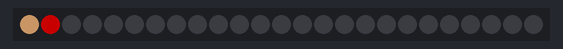
Recording of a program running on a simulated ESP32. Parts: 25 RGB LEDs in strip order, left to right. Dim RGB values are drawn brighter than linear.

Above: at 0.3 s.
At 1.5 s:
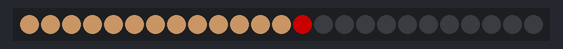
At 2.9 s:
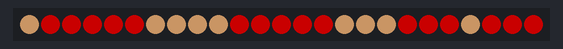
At 3.7 s:
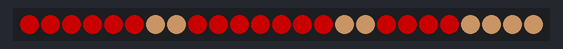
At 5.7 s:
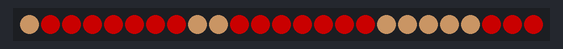
At 8.0 s:
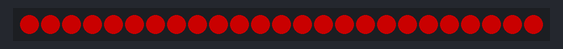

The program:

main.cpp
```cpp
/*
 * Hello! This code is written to control the Enschede Lights Up signaling system.
 * There are a number of things you need to configure. These are listed below this comment.
 *
 *
 * LED Layout
 *  ___________________________________
 *  [9] [10] [11] [12] [13] [14] [15]
 *  ▔▔\      \▔▔▔▔▔ /      /▔▔
 *       \ [08] \        / [16] /
 *  ______\      \______/      /_______
 *  [18] [19] [20] [21] [22] [23] [24]
 *   ▔▔▔/      /▔▔▔\      \▔▔▔▔
 *       / [17] /        \ [07] \
 *  ____/      /__________\      \_____
 *  [00] [01] [02] [03] [04] [05] [06]
 *  ▔▔▔▔▔▔▔▔▔▔▔▔▔▔▔▔▔▔▔▔
 *
 *  Changelog v0.9
 *  Added graphic to clarify LED numbering
 *  Added boot sequence to confirm correct installation of LEDs
 *
 *  Enschede Lights Up Signaling V0.9 by Daniël Vegter is marked with CC0 1.0
 */

#include <Arduino.h>
#include <FastLED.h>

#define DATA_PIN 4 // GPIO pin connected to the LED data line
#define ARROWRIGHT // Choose between CROSS, ARROWLEFT, ARROWRIGHT
#define ARROWV2
#define LEDBRIGHTNESS 40 // LED brightness from 0 to 100

unsigned long previousArrowAnim = 0;
unsigned long interval = 0;
int arrowState; // 0 = no arrow, 1 = animation in, 2 = arrow visible, 3 = animation out

#define NUM_LEDS 25 // Number of LEDs in your strip

// #define SIMULATOR

#define arrowInAnimationTime 300  // Arrow in-animation time in milliseconds
#define arrowOutAnimationTime 300 // Arrow out-animation time in milliseconds
#define crossInAnimationTime 500  // Cross in-animation time in milliseconds
#define crossOutAnimationTime 500 // Cross out-animation time in milliseconds
#define offTime 1000              // Time in milliseconds the signal stays off
#define onTime 2000               // Time in milliseconds the signal stays on

int crossLeds[] = {9, 15, 8, 16, 21, 17, 7, 0, 6};
#ifdef ARROWV2
int rightArrowLeds[] = {9, 8, 21, 17, 0, 20, 19, 18};
int leftArrowLeds[] = {15, 6, 7, 16, 21, 22, 23, 24};
#endif
#ifndef ARROWV2
int leftArrowLeds[] = {19, 8, 17, 20, 21, 22, 23, 24, 11, 2};
int rightArrowLeds[] = {18, 19, 20, 21, 22, 23, 16, 7, 13, 4};
#endif

CRGB leds[NUM_LEDS];
CRGB fadeColor;
CRGB warmWhite = 0xffBF7F; // Warm white color
CRGB red = 0xFF0000;      // Red color

void drawArrow();
void arrowTimer();
void bootSequence();
void fillRed();

void setup()
{
#ifndef SIMULATOR
  FastLED.addLeds<UCS2903, DATA_PIN, RGB>(leds, NUM_LEDS);
#endif
#ifdef SIMULATOR
  FastLED.addLeds<NEOPIXEL, DATA_PIN>(leds, NUM_LEDS); // GRB ordering is assumed
#endif

  FastLED.setBrightness(LEDBRIGHTNESS * 255 / 100);

  bootSequence();
}

void loop()
{
  arrowTimer();
}

void bootSequence()
{
  // Test all LEDs individually with red, then turn them warm white
  for (int i = 0; i < NUM_LEDS + 1; i++)
  {
    leds[i] = 0xff0000; // Red
    delay(100);
    FastLED.show();
    leds[i] = warmWhite;
  }

  fillRed();
  delay(250);

  // Test cross pattern
  for (unsigned long i = 0; i < sizeof(crossLeds) / sizeof(int); i++)
  {
    leds[crossLeds[i]] = warmWhite;
  }

  FastLED.show();
  delay(500);
  fillRed();
  delay(250);

  // Test left arrow pattern
  for (unsigned long i = 0; i < sizeof(leftArrowLeds) / sizeof(int); i++)
  {
    leds[leftArrowLeds[i]] = warmWhite;
  }

  FastLED.show();
  delay(500);
  fillRed();
  delay(250);

  // Test right arrow pattern
  for (unsigned long i = 0; i < sizeof(rightArrowLeds) / sizeof(int); i++)
  {
    leds[rightArrowLeds[i]] = warmWhite;
  }

  FastLED.show();
  delay(500);
  fillRed();
  delay(250);
}

void fillRed()
{
  for (int i = 0; i < NUM_LEDS; i++)
  {
    leds[i] = red;
  }
  FastLED.show();
}

void arrowTimer()
{
  if (millis() - previousArrowAnim > offTime)
  { // Arrow or cross has been off for the specified time
    drawArrow();
    previousArrowAnim = millis();
  }
}

void drawArrow()
{
#ifdef CROSS
  // Display cross pattern
  for (unsigned long i = 0; i < sizeof(crossLeds) / sizeof(int); i++)
  {
    leds[crossLeds[i]] = warmWhite;
  }
  delay(onTime);
  previousArrowAnim = millis();

  fillRed();
  previousArrowAnim = millis();
#endif
#ifndef ARROWV2
#ifdef ARROWLEFT
  // Left arrow animation (version 1) - sequential LED activation
  leds[24] = warmWhite;
  FastLED.show();

  delay(arrowInAnimationTime / 7);
  leds[23] = warmWhite;
  FastLED.show();

  delay(arrowInAnimationTime / 7);
  leds[22] = warmWhite;
  FastLED.show();

  delay(arrowInAnimationTime / 7);
  leds[21] = warmWhite;
  FastLED.show();

  delay(arrowInAnimationTime / 7);
  leds[20] = warmWhite;
  leds[11] = warmWhite;
  leds[2] = warmWhite;
  FastLED.show();

  delay(arrowInAnimationTime / 7);
  leds[8] = warmWhite;
  leds[17] = warmWhite;
  FastLED.show();

  delay(arrowInAnimationTime / 7);
  leds[19] = warmWhite;
  FastLED.show();

  delay(onTime);
  previousArrowAnim = millis();

  // Fade out animation
  while ((millis() - previousArrowAnim) < arrowOutAnimationTime)
  {
    int fade = (millis() - previousArrowAnim) * 255 / arrowOutAnimationTime;
    fadeColor = blend(warmWhite, red, fade);

    for (unsigned long i = 0; i < sizeof(leftArrowLeds) / sizeof(int); i++)
    {
      leds[leftArrowLeds[i]] = fadeColor;
    }
    FastLED.show();
  }

  previousArrowAnim = millis();

#endif
#ifdef ARROWRIGHT
  // Right arrow animation (version 1) - sequential LED activation
  leds[9] = warmWhite;
  leds[0] = warmWhite;
  FastLED.show();

  delay(arrowInAnimationTime / 3);
  leds[8] = warmWhite;
  leds[17] = warmWhite;
  FastLED.show();

  delay(arrowInAnimationTime / 3);
  leds[21] = warmWhite;
  FastLED.show();

  delay(onTime);
  previousArrowAnim = millis();
  while ((millis() - previousArrowAnim) < arrowOutAnimationTime)
  {
    int fade = (millis() - previousArrowAnim) * 255 / arrowOutAnimationTime;
    fadeColor = blend(warmWhite, red, fade);

    for (unsigned long i = 0; i < sizeof(rightArrowLeds) / sizeof(int); i++)
    {
      leds[rightArrowLeds[i]] = fadeColor;
    }
    FastLED.show();
  }

  previousArrowAnim = millis();

#endif
#endif
#ifdef ARROWV2

#ifdef ARROWLEFT
  // Left arrow animation (version 2) - improved pattern
  delay(arrowInAnimationTime / 3);
  leds[24] = warmWhite;
  leds[15] = warmWhite;
  leds[6] = warmWhite;
  FastLED.show();

  delay(arrowInAnimationTime / 3);
  leds[23] = warmWhite;
  FastLED.show();

  delay(arrowInAnimationTime / 3);
  leds[16] = warmWhite;
  leds[7] = warmWhite;
  FastLED.show();

  delay(arrowInAnimationTime / 3);
  leds[22] = warmWhite;
  FastLED.show();

  delay(arrowInAnimationTime / 3);
  leds[21] = warmWhite;
  FastLED.show();

  delay(onTime);
  previousArrowAnim = millis();
  while ((millis() - previousArrowAnim) < arrowOutAnimationTime)
  {
    int fade = (millis() - previousArrowAnim) * 255 / arrowOutAnimationTime;
    fadeColor = blend(warmWhite, red, fade);

    for (unsigned long i = 0; i < sizeof(leftArrowLeds) / sizeof(int); i++)
    {
      leds[leftArrowLeds[i]] = fadeColor;
    }
    FastLED.show();
  }

  previousArrowAnim = millis();

#endif
#ifdef ARROWRIGHT
  // Right arrow animation (version 2) - improved pattern
  delay(arrowInAnimationTime / 3);
  leds[9] = warmWhite;
  leds[18] = warmWhite;
  leds[0] = warmWhite;
  FastLED.show();

  delay(arrowInAnimationTime / 3);
  leds[19] = warmWhite;
  FastLED.show();

  delay(arrowInAnimationTime / 3);
  leds[8] = warmWhite;
  leds[17] = warmWhite;
  FastLED.show();

  delay(arrowInAnimationTime / 3);
  leds[20] = warmWhite;
  FastLED.show();

  delay(arrowInAnimationTime / 3);
  leds[21] = warmWhite;
  FastLED.show();

  delay(onTime);
  previousArrowAnim = millis();
  while ((millis() - previousArrowAnim) < arrowOutAnimationTime)
  {
    int fade = (millis() - previousArrowAnim) * 255 / arrowOutAnimationTime;
    fadeColor = blend(warmWhite, red, fade);

    for (unsigned long i = 0; i < sizeof(rightArrowLeds) / sizeof(int); i++)
    {
      leds[rightArrowLeds[i]] = fadeColor;
    }
    FastLED.show();
  }

  previousArrowAnim = millis();

#endif
#endif
}
```

Measured:
- by itself, everything shown: repeats every 3.8 s, in 4 steps
- what the display in image 2 shows lasts 0.5 s, from 2.9 s to 3.4 s
- what the display in image 4 shows lasts 2.3 s, from 5.6 s to 7.9 s
